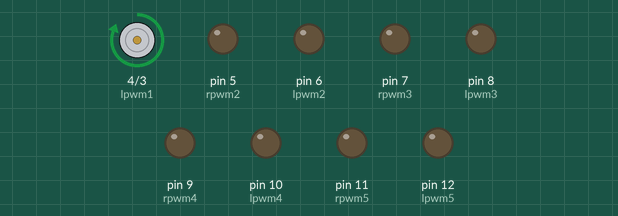
This sketch was run on a simulated Arduino Uno, built with avr-gcc and run on an emulated ATmega328P. On the bench: motor-driver pin pairs drawn as motors (green arrow = first pin HIGH = forward, orange = second pin HIGH = backward, longer = more drive), output pins drawn as LEDs (lit = HIGH).

Above: at 0.3 s.
Timing chart, 0 to 3.0 s (numbered marks = the images above):
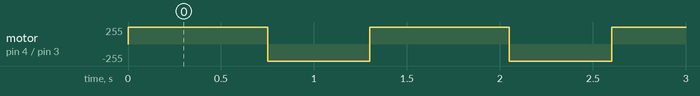

The sketch:

Testing_Board.ino
```cpp
#define rpwm1 3
#define rpwm2 5
#define rpwm3 7
#define rpwm4 9
#define rpwm5 11

#define lpwm1 4
#define lpwm2 6
#define lpwm3 8
#define lpwm4 10
#define lpwm5 12

void setup() {
 pinMode(rpwm1, OUTPUT);
 pinMode(rpwm2, OUTPUT);
 pinMode(rpwm3, OUTPUT);
 pinMode(rpwm4, OUTPUT);
 pinMode(rpwm5, OUTPUT);

 pinMode(lpwm1, OUTPUT);
 pinMode(lpwm2, OUTPUT);
 pinMode(lpwm3, OUTPUT);
 pinMode(lpwm4, OUTPUT);
 pinMode(lpwm5, OUTPUT);

}

void loop()
{
   analogWrite(rpwm1, 0);
   analogWrite(lpwm1, 255);
   Serial.println("buka");
   delay(750);
   analogWrite(rpwm1, 255);
   analogWrite(lpwm1, 0);
   Serial.println("tutup");
   delay(550);

}
```

Measured:
- by itself, motor on pin 4 (lpwm1) / pin 3 (rpwm1): alternates forward 255/255 for 0.75 s and backward 255/255 for 0.55 s
